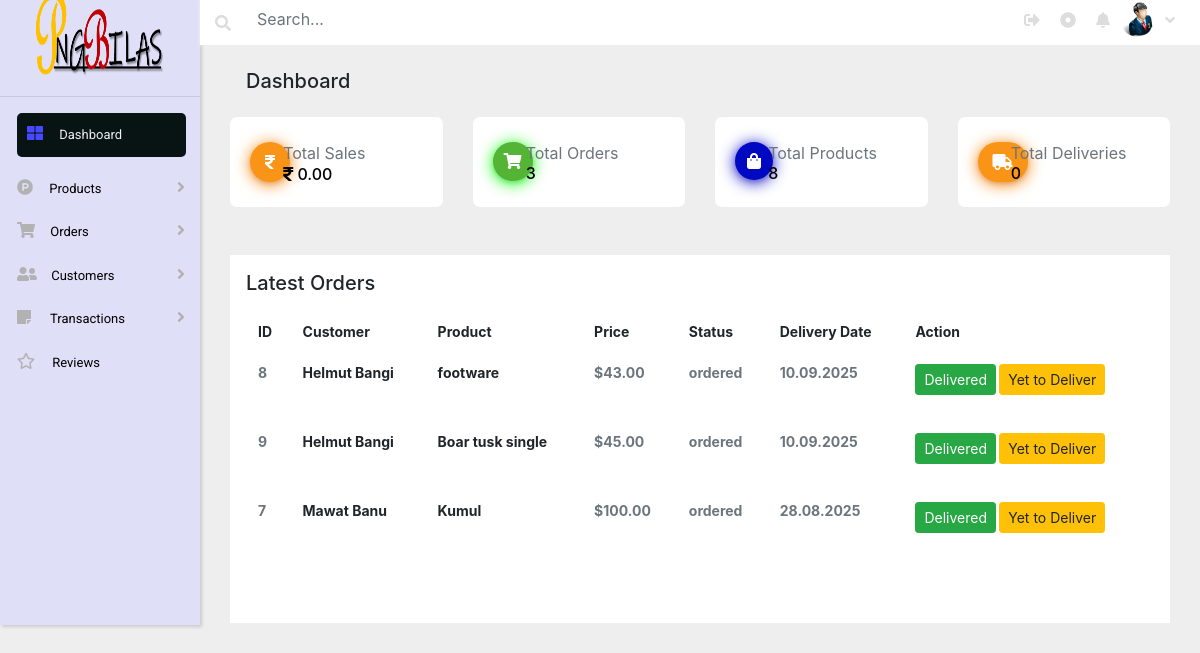
Before: /admin/Index/admin-dashboard.php with the older database file.
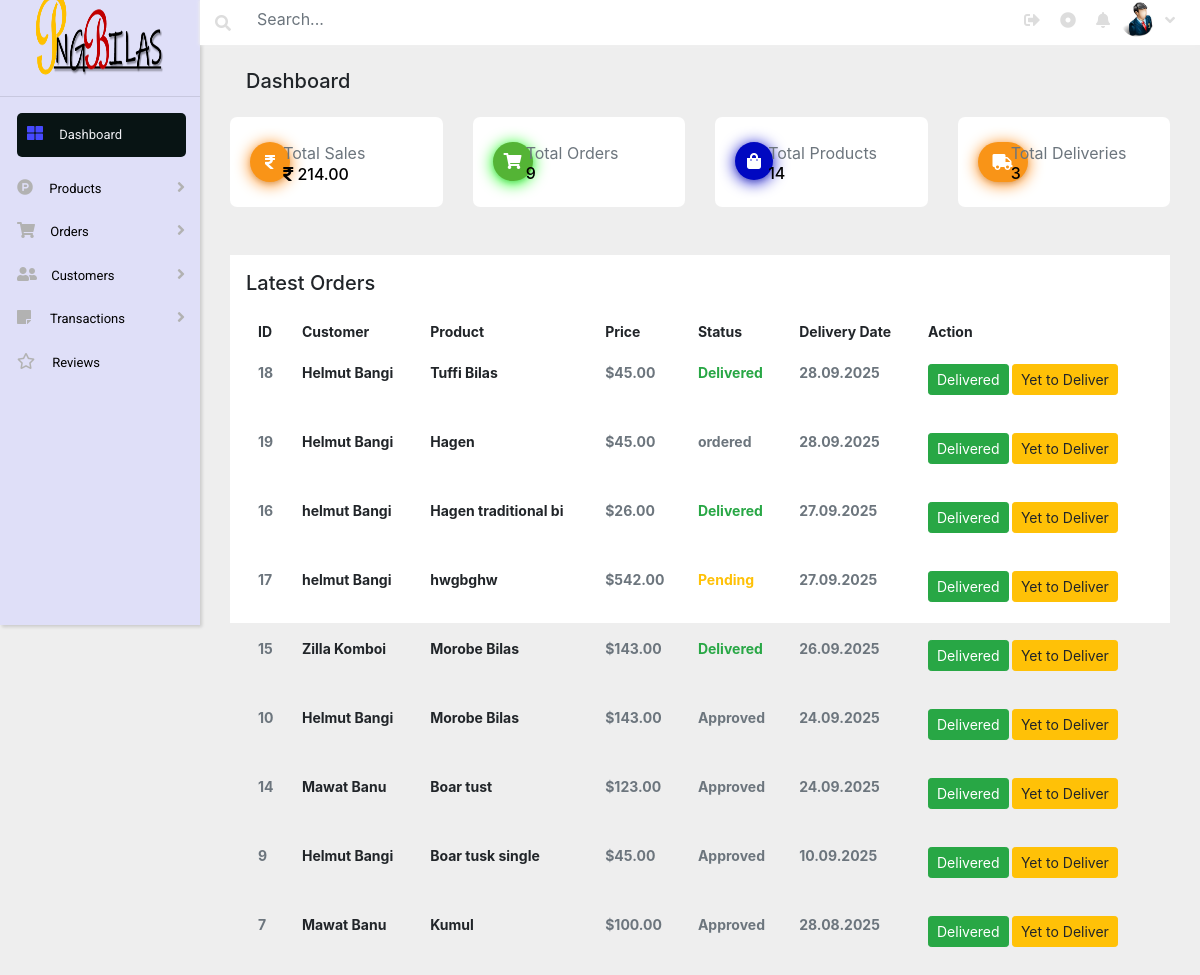
After: the same page with the newer database file.
### tables this page shows
CREATE TABLE `ordered` (
  `ID` int(10) NOT NULL,
  `customer_name` varchar(20) NOT NULL,
  `customer_mail` varchar(50) NOT NULL,
  `customer_address` varchar(100) NOT NULL,
  `product_name` varchar(30) NOT NULL,
  `product_price` int(20) NOT NULL,
  `product_image` varchar(100) NOT NULL,
  `status` varchar(20) NOT NULL DEFAULT 'ordered',
  `Delivery_Date` date NOT NULL DEFAULT current_timestamp(),
  `created_at` varchar(255) NOT NULL
);

### admin/Index/admin-dashboard.php (the view, shortened to what this page needs)
<?php
include 'include/sidebar.php';
include 'include/top-header.php';
include 'Sql/config.php';
$sql_sales = "SELECT SUM(product_price) AS total_sales FROM ordered WHERE status = 'Delivered'";
$res_sales = mysqli_query($conn, $sql_sales);
$row_sales = mysqli_fetch_assoc($res_sales);
$total_sales = $row_sales['total_sales'] ?? 0;
$sql_orders = "SELECT COUNT(*) AS total_orders FROM ordered";
$res_orders = mysqli_query($conn, $sql_orders);
$row_orders = mysqli_fetch_assoc($res_orders);
$total_orders = $row_orders['total_orders'] ?? 0;
$sql_products = "SELECT COUNT(*) AS total_products FROM add_product";
$res_products = mysqli_query($conn, $sql_products);
$row_products = mysqli_fetch_assoc($res_products);
$total_products = $row_products['total_products'] ?? 0;
$sql_deliveries = "SELECT COUNT(*) AS total_deliveries FROM ordered WHERE status = 'Delivered'";
$res_deliveries = mysqli_query($conn, $sql_deliveries);
$row_deliveries = mysqli_fetch_assoc($res_deliveries);
$total_deliveries = $row_deliveries['total_deliveries'] ?? 0;
?>
<!DOCTYPE html>
<html lang="en">
<head>
    <link rel="stylesheet" href="https://cdnjs.cloudflare.com/ajax/libs/font-awesome/5.10.0/css/all.min.css">
    <link rel="stylesheet" href="https://cdn.jsdelivr.net/npm/bootstrap@4.6.2/dist/css/bootstrap.min.css">
    <link rel="stylesheet" type="text/css" href="css/style.css">
</head>
<body>
<div class="container-fluid body-area mt-5">
    <div class="row mt-3">
        <div class="col-md-12 col-sm-12">
            <h5 class="pt-4 ml-3">Dashboard</h5>
        </div>
    </div>
    <div class="row">
        <div class="col-md-3 col-sm-6 card-area mt-3">
            <div class="card">
                <div class="parent">
                    <div class="icon"><i class="fas fa-rupee-sign"></i></div>
                    <div class="total-area">
                        <p class="text-muted pt-4">Total Sales</p>
                        <h6><i class="fas fa-rupee-sign"></i> <?php echo number_format($total_sales, 2); ?></h6>
                    </div>
                </div>
            </div>
        </div>
        <div class="col-md-3 col-sm-6 card-area mt-3">
            <div class="card">
                <div class="parent">
                    <div class="icon"><i class="fas fa-shopping-cart" id="icon"></i></div>
                    <div class="total-area2">
                        <p class="text-muted pt-4">Total Orders</p>
                        <h6><?php echo $total_orders; ?></h6>
                    </div>
                </div>
            </div>
        </div>
        <div class="col-md-3 col-sm-6 card-area mt-3">
            <div class="card">
                <div class="parent">
                    <div class="icon"><i class="fas fa-shopping-bag" id="icon2"></i></div>
                    <div class="total-area2">
                        <p class="text-muted pt-4">Total Products</p>
                        <h6><?php echo $total_products; ?></h6>
                    </div>
                </div>
            </div>
        </div>
        <div class="col-md-3 col-sm-6 card-area mt-3">
            <div class="card">
                <div class="parent">
                    <div class="icon"><i class="fas fa-truck" id="icon3"></i></div>
                    <div class="total-area2">
                        <p class="text-muted pt-4">Total Deliveries</p>
                        <h6><?php echo $total_deliveries; ?></h6>
                    </div>
                </div>
            </div>
        </div>
    </div>
    <div class="col-md-12 col-sm-12 lower-area mt-5 p-3">
        <h5>Latest Orders</h5>
        <div class="table-responsive mt-3">
            <table class="table noborder">
                <thead>
                    <tr>
                        <th>ID</th>
                        <th>Customer</th>
                        <th>Product</th>
                        <th>Price</th>
                        <th>Status</th>
                        <th>Delivery Date</th>
                        <th>Action</th>
                    </tr>
                </thead>
                <tbody>
                <?php
                $sql = "SELECT ID, customer_name, product_name, product_price, status, Delivery_Date
                        FROM ordered
                        ORDER BY Delivery_Date DESC
                        LIMIT 10";
                $result = mysqli_query($conn, $sql);
                if (mysqli_num_rows($result) > 0) {
                    while ($row = mysqli_fetch_assoc($result)) {
                        $statusClass = '';
                        if ($row['status'] == "Delivered") {
                            $statusClass = "text-success";
                        } elseif ($row['status'] == "Cancelled") {
                            $statusClass = "text-danger";
                        } elseif ($row['status'] == "Pending") {
                            $statusClass = "text-warning";
                        } else {
                            $statusClass = "text-muted";
                        }
                        echo "<tr>
                                <td class='text-muted'>{$row['ID']}</td>
                                <td>{$row['customer_name']}</td>
                                <td>{$row['product_name']}</td>
                                <td class='text-muted'>$" . number_format($row['product_price'], 2) . "</td>
                                <td class='{$statusClass}'>{$row['status']}</td>
                                <td class='text-muted'>" . date('d.m.Y', strtotime($row['Delivery_Date'])) . "</td>
                                <td>
                                    <form method='post' action='update_order_status.php' style='display:inline-block;'>
                                        <input type='hidden' name='order_id' value='{$row['ID']}'>
                                        <button type='submit' name='action' value='Delivered' class='btn btn-success btn-sm'>Delivered</button>
                                    </form>
                                    <form method='post' action='update_order_status.php' style='display:inline-block;'>
                                        <input type='hidden' name='order_id' value='{$row['ID']}'>
                                        <button type='submit' name='action' value='Pending' class='btn btn-warning btn-sm'>Yet to Deliver</button>
                                    </form>
                                </td>
                              </tr>";
                    }
                } else {
                    echo "<tr><td colspan='7' class='text-center text-muted'>No orders found</td></tr>";
                }
                ?>
                </tbody>
            </table>
        </div>
    </div>
</div>
<?php include 'include/footer.php'; ?>
</body>
</html>

### admin/Index/include/sidebar.php (shortened to what this page needs)
<div class="container-fluid main">
		<div class="row">
			<div class="col-md-2 col-sm-12 top-left m-0 p-0" style="background-color: #dfdff8ff;">
				<div class="logo-area">
					<img src="/E-Commerce/Home/Images/logos.png" alt="..." height="90px" width="130px">
				</div>
				<hr>
				<div class="das_icon" id="navi">
					<nav>
						<a href="../Index/index.php"
							style="background-color: #081414ff; color: #efeff3ff; margin-right: 14px; border-radius: 5px;"><i
								class="fas fa-th-large"
								style="margin-right: 13px; color: #4649FF; padding-left: 10px;"></i> Dashboard</a>
						<a href="#" style="margin-top: 10px;" onclick="show()"><i class="fab fa-product-hunt"
								style="margin-right: 13px;"></i> Products <i class="fas fa-angle-right"
								id="drop1"></i></a>
						<a href="#" onclick="show1()"><i class="fas fa-shopping-cart" style="margin-right: 12px;"></i>
							Orders <i class="fas fa-angle-right" id="drop2"></i></a>
						<a href="#" onclick="show3()"><i class="fas fa-user-friends" style="margin-right: 11px;"></i>
							Customers <i class="fas fa-angle-right" id="drop3"></i></a>
						<a href="#" onclick="show4()"><i class="fas fa-sticky-note" style="margin-right: 16px;"></i> Transactions
                        <i class="fas fa-angle-right" id="drop4"></i></a>
						<a href="#"><i class="far fa-star" style="margin-right: 14px;"></i> Reviews</a>
					</nav>
				</div>
			</div>

### admin/Index/include/top-header.php
<div class="col-md-10 col-sm-12 right-top-area">
				<i class="fas fa-search"></i>
				<input type="text" name="search" class="form-control" placeholder="Search...">
				<div class="top_user_area">
					<a href="#"> <i class="fas fa-angle-down"></i></a>
					<a href="#"><img src="img/user.jfif" alt="..." height="35px" width="35px"></a>
					<a href="#"><i class="fas fa-bell"></i></a>
					<a href="#"><i class="fas fa-dot-circle"></i></a>
					<a href="/E-Commerce/admin/index.php"><i class="fas fa-sign-out-alt"></i></a>
				</div>

### admin/Index/include/footer.php (shortened to what this page needs)
</div>
	</div>
	</div>
</body>
</html>

### admin/Index/css/style.css (style rules this page uses)
body { margin: 0px; padding: 0px; background-color: #eee; }
.top-left { height: 625px; background-color: #fff; box-shadow: rgba(0, 0, 0, 0.15) 2.4px 2.4px 3.2px; }
.top-left .logo-area { height: 90px; }
.top-left .logo-area img { display: block; margin: auto; margin-top: -10px; }
.das_icon nav a { display: block; color: #000; text-decoration: none; margin-left: 17px; padding-top: 12px; padding-bottom: 12px; font-family: Roboto; font-size: 13px; }
.das_icon nav a i { color: #B2B2B2; font-size: 16px; }
#drop1 , #drop2 , #drop3, #drop4 { float: right; margin-right: 15px; }
.right-top-area { height: 45px; background-color: #fff; box-shadow: -1px 0px 3px 0px #eee; }
.right-top-area i { color: #DDDDDD; padding-top: 15px; }
.right-top-area input[type="text"] { margin-left: 30px; margin-top: -27px; height: 30px; width: 230px; border:none; }
.top_user_area { margin-top: -37px; }
.top_user_area img { float: right; border-radius: 50px; margin-top: 5px; }
.top_user_area a i { float: right; padding-right: 10px; padding-left: 10px; line-height: -150px!important; }
.body-area { height: 550px; }
.lower-area { height: 368px; background-color: #fff; }
.noborder td, .noborder th { border: none !important; }
td,th { font-size: 14px; font-weight: bold; }
.card-area .card { height: 90px; background-color: #fff; border-radius: 7px; border:none; }
.parent { height: 90px; width: 100%; }
.parent .icon { height: 90px; width: 25%; float: left; }
.parent .icon i { background-color: #F99417; color: #fff; padding: 12px 15px 12px 15px; margin-left: 20px; margin-top: 25px; border-radius: 80px; box-shadow: rgba(14, 30, 37, 0.12) 0px 2px 4px 0px, rgb(255, 128, 0) 0px 2px 16px 0px; }
.parent .total-area { height: 90px; width: 75%; float: left; }
.total-area h6 { margin-top: -30px; color: #000; }
.total-area2 h6 { margin-top: -17px; color: #000; }
.total-area i { color: #000; }
#icon { background-color: #54B435; color: #fff; padding: 11px 11px 12px 11px; margin-left: 20px; margin-top: 25px; border-radius: 80px; box-shadow: rgba(14, 30, 37, 0.12) 0px 2px 4px 0px, rgb(0, 255, 0) 0px 2px 16px 0px; }
#icon2 { background-color: #0008C1; color: #fff; padding: 11px 12px 11px 12px; margin-left: 20px; margin-top: 25px; border-radius: 80px; box-shadow: rgba(14, 30, 37, 0.12) 0px 2px 4px 0px, rgb(0, 0, 204) 0px 2px 16px 0px; }

Changed rows visible on the page:
removed ordered: ID "8", customer_name "Helmut Bangi", product_name "footware", product_price "43.00", status "ordered", Delivery_Date "10.09.2025"
added ordered: ID "18", customer_name "Helmut Bangi", product_name "Tuffi Bilas", product_price "45.00", status "Delivered", Delivery_Date "28.09.2025"
added ordered: ID "19", customer_name "Helmut Bangi", product_name "Hagen", product_price "45.00", status "ordered", Delivery_Date "28.09.2025"
added ordered: ID "16", customer_name "helmut Bangi", product_name "Hagen traditional bi", product_price "26.00", status "Delivered", Delivery_Date "27.09.2025"
added ordered: ID "17", customer_name "helmut Bangi", product_name "hwgbghw", product_price "542.00", status "Pending", Delivery_Date "27.09.2025"
added ordered: ID "15", customer_name "Zilla Komboi", product_name "Morobe Bilas", product_price "143.00", status "Delivered", Delivery_Date "26.09.2025"
added ordered: ID "10", customer_name "Helmut Bangi", product_name "Morobe Bilas", product_price "143.00", status "Approved", Delivery_Date "24.09.2025"
added ordered: ID "14", customer_name "Mawat Banu", product_name "Boar tust", product_price "123.00", status "Approved", Delivery_Date "24.09.2025"
changed ordered "Boar tusk single": status "ordered" → "Approved"
changed ordered "Kumul": status "ordered" → "Approved"
Other visible differences:
$total_sales: "0.00" → "214.00"
$total_orders: "3" → "9"
$total_products: "8" → "14"
$total_deliveries: "0" → "3"
